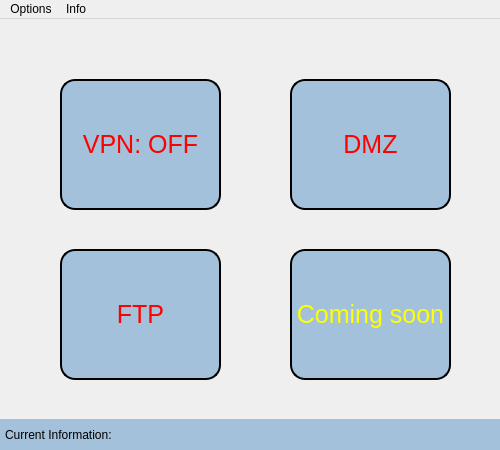
<?xml version="1.0" encoding="UTF-8"?>
<ui version="4.0">
 <class>MainWindow</class>
 <widget class="QMainWindow" name="MainWindow">
  <property name="windowModality">
   <enum>Qt::ApplicationModal</enum>
  </property>
  <property name="geometry">
   <rect>
    <x>0</x>
    <y>0</y>
    <width>500</width>
    <height>450</height>
   </rect>
  </property>
  <property name="windowTitle">
   <string notr="true">Fima VPN - Abstract Security </string>
  </property>
  <property name="layoutDirection">
   <enum>Qt::LeftToRight</enum>
  </property>
  <property name="styleSheet">
   <string notr="true">background-image: url(mainbg.jpg);</string>
  </property>
  <widget class="QWidget" name="centralwidget">
   <widget class="QPushButton" name="vpnButton">
    <property name="geometry">
     <rect>
      <x>60</x>
      <y>60</y>
      <width>161</width>
      <height>131</height>
     </rect>
    </property>
    <property name="cursor">
     <cursorShape>PointingHandCursor</cursorShape>
    </property>
    <property name="layoutDirection">
     <enum>Qt::LeftToRight</enum>
    </property>
    <property name="autoFillBackground">
     <bool>false</bool>
    </property>
    <property name="styleSheet">
     <string notr="true">border-style: outset;
border-width: 2px;
border-radius: 15px;
border-color: black;
padding: 4px;
font-size:25px;
background-color: #A3C1DA; 
color: red;</string>
    </property>
    <property name="locale">
     <locale language="English" country="UnitedStates"/>
    </property>
    <property name="text">
     <string notr="true">VPN: OFF</string>
    </property>
    <property name="checkable">
     <bool>false</bool>
    </property>
    <property name="autoDefault">
     <bool>false</bool>
    </property>
   </widget>
   <widget class="QPushButton" name="vpnButton_2">
    <property name="geometry">
     <rect>
      <x>290</x>
      <y>60</y>
      <width>161</width>
      <height>131</height>
     </rect>
    </property>
    <property name="cursor">
     <cursorShape>PointingHandCursor</cursorShape>
    </property>
    <property name="layoutDirection">
     <enum>Qt::LeftToRight</enum>
    </property>
    <property name="autoFillBackground">
     <bool>false</bool>
    </property>
    <property name="styleSheet">
     <string notr="true">border-style: outset;
border-width: 2px;
border-radius: 15px;
border-color: black;
padding: 4px;
font-size:25px;
background-color: #A3C1DA; 
color: red;</string>
    </property>
    <property name="locale">
     <locale language="English" country="UnitedStates"/>
    </property>
    <property name="text">
     <string notr="true">DMZ</string>
    </property>
    <property name="checkable">
     <bool>false</bool>
    </property>
    <property name="autoDefault">
     <bool>false</bool>
    </property>
   </widget>
   <widget class="QPushButton" name="vpnButton_3">
    <property name="geometry">
     <rect>
      <x>290</x>
      <y>230</y>
      <width>161</width>
      <height>131</height>
     </rect>
    </property>
    <property name="cursor">
     <cursorShape>PointingHandCursor</cursorShape>
    </property>
    <property name="layoutDirection">
     <enum>Qt::LeftToRight</enum>
    </property>
    <property name="autoFillBackground">
     <bool>false</bool>
    </property>
    <property name="styleSheet">
     <string notr="true">border-style: outset;
border-width: 2px;
border-radius: 15px;
border-color: black;
padding: 4px;
font-size:25px;
background-color: #A3C1DA; 
color: yellow;
</string>
    </property>
    <property name="locale">
     <locale language="English" country="UnitedStates"/>
    </property>
    <property name="text">
     <string notr="true">Coming soon</string>
    </property>
    <property name="checkable">
     <bool>false</bool>
    </property>
    <property name="autoDefault">
     <bool>false</bool>
    </property>
   </widget>
   <widget class="QPushButton" name="vpnButton_4">
    <property name="geometry">
     <rect>
      <x>60</x>
      <y>230</y>
      <width>161</width>
      <height>131</height>
     </rect>
    </property>
    <property name="cursor">
     <cursorShape>PointingHandCursor</cursorShape>
    </property>
    <property name="layoutDirection">
     <enum>Qt::LeftToRight</enum>
    </property>
    <property name="autoFillBackground">
     <bool>false</bool>
    </property>
    <property name="styleSheet">
     <string notr="true">border-style: outset;
border-width: 2px;
border-radius: 15px;
border-color: black;
padding: 4px;
font-size:25px;
background-color: #A3C1DA; 
color: red;
</string>
    </property>
    <property name="locale">
     <locale language="English" country="UnitedStates"/>
    </property>
    <property name="text">
     <string notr="true">FTP</string>
    </property>
    <property name="checkable">
     <bool>false</bool>
    </property>
    <property name="autoDefault">
     <bool>false</bool>
    </property>
   </widget>
   <widget class="QLabel" name="label">
    <property name="geometry">
     <rect>
      <x>0</x>
      <y>400</y>
      <width>591</width>
      <height>31</height>
     </rect>
    </property>
    <property name="styleSheet">
     <string notr="true">background-color:#A3C1DA;
  border: 0px solid #32414B;
  padding: 2px;
  margin: 0px;
  color: rgb(0, 0, 0)</string>
    </property>
    <property name="text">
     <string>Current Information:</string>
    </property>
   </widget>
   <zorder>vpnButton_2</zorder>
   <zorder>vpnButton</zorder>
   <zorder>vpnButton_4</zorder>
   <zorder>vpnButton_3</zorder>
   <zorder>label</zorder>
  </widget>
  <widget class="QMenuBar" name="menubar">
   <property name="geometry">
    <rect>
     <x>0</x>
     <y>0</y>
     <width>500</width>
     <height>21</height>
    </rect>
   </property>
   <property name="layoutDirection">
    <enum>Qt::LeftToRight</enum>
   </property>
   <widget class="QMenu" name="menuOptions">
    <property name="title">
     <string>Options</string>
    </property>
    <addaction name="actionVPN_Settings"/>
    <addaction name="actionFTP_Settings"/>
    <addaction name="actionDMZ_Settings"/>
   </widget>
   <widget class="QMenu" name="menuInfo">
    <property name="title">
     <string>Info</string>
    </property>
    <addaction name="actionUse_Information"/>
   </widget>
   <addaction name="menuOptions"/>
   <addaction name="menuInfo"/>
  </widget>
  <action name="actionVPN_Settings">
   <property name="text">
    <string>VPN Settings</string>
   </property>
  </action>
  <action name="actionFTP_Settings">
   <property name="text">
    <string>FTP Settings</string>
   </property>
  </action>
  <action name="actionDMZ_Settings">
   <property name="text">
    <string>DMZ Settings</string>
   </property>
  </action>
  <action name="actionUse_Information">
   <property name="text">
    <string>Use Information</string>
   </property>
  </action>
 </widget>
 <resources/>
 <connections/>
</ui>
